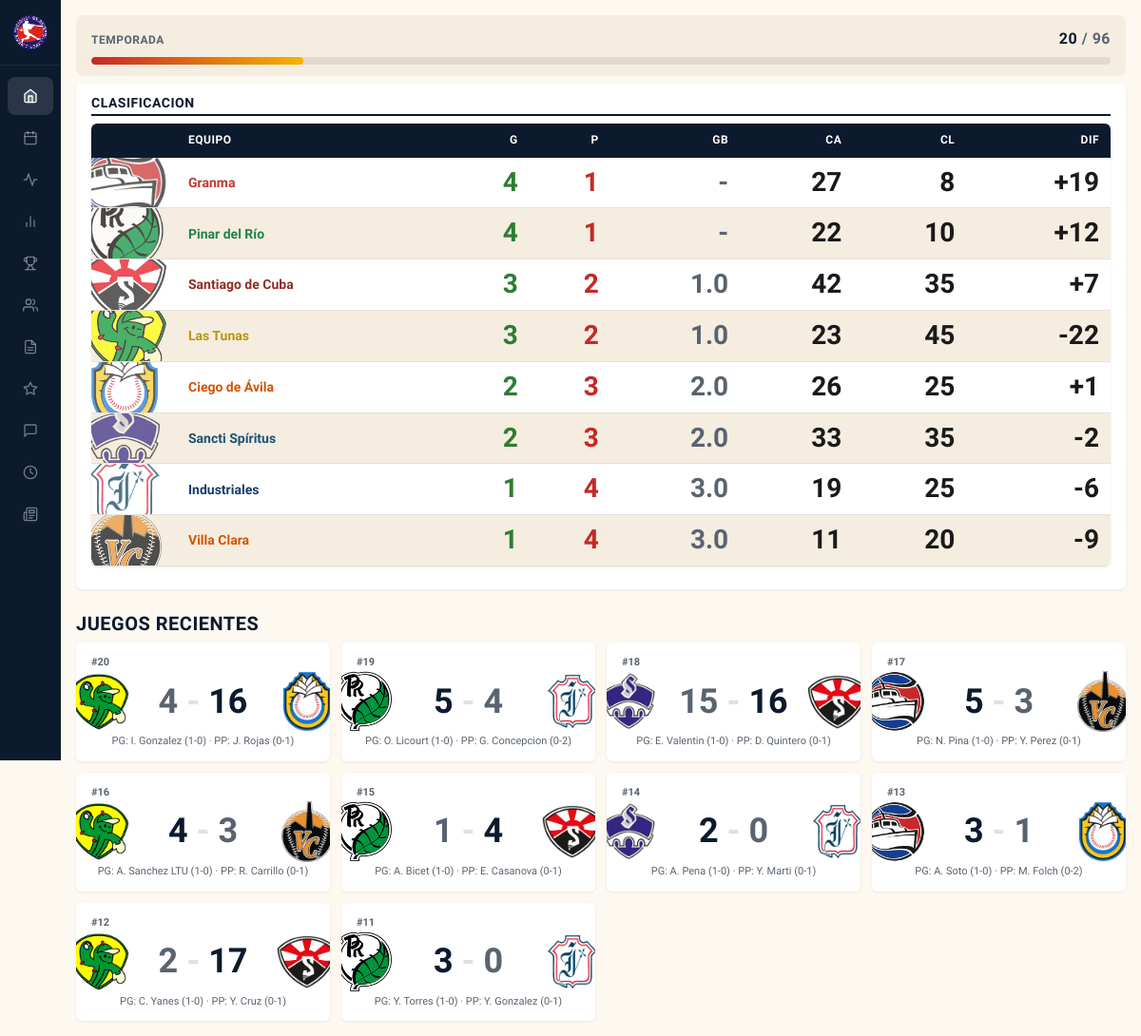
The page / on the database its author committed.
### tables this page shows
CREATE TABLE teams (
            id INTEGER PRIMARY KEY,
            name TEXT NOT NULL,
            short_name TEXT NOT NULL,
            full_name TEXT NOT NULL,
            owner TEXT NOT NULL,
            rank_overall INTEGER,
            rank_pitching INTEGER,
            rank_batting INTEGER,
            rank_fielding INTEGER,
            rank_speed INTEGER,
            rank_pre_draft INTEGER,
            rank_post_draft INTEGER,
            color_primary TEXT,
            color_secondary TEXT,
            logo_file TEXT,
            banner_file TEXT
        );

CREATE TABLE games (
            id INTEGER PRIMARY KEY,
            schedule_id INTEGER UNIQUE REFERENCES schedule(id),
            date TEXT,
            home_runs INTEGER,
            away_runs INTEGER,
            home_hits INTEGER,
            away_hits INTEGER,
            home_errors INTEGER,
            away_errors INTEGER,
            winning_pitcher_id INTEGER REFERENCES players(id),
            losing_pitcher_id INTEGER REFERENCES players(id),
            save_pitcher_id INTEGER REFERENCES players(id),
            notes TEXT
        , home_linescore TEXT, away_linescore TEXT);

CREATE TABLE schedule (
            id INTEGER PRIMARY KEY,
            game_num INTEGER,
            week_num INTEGER,
            home_team_id INTEGER REFERENCES teams(id),
            away_team_id INTEGER REFERENCES teams(id),
            phase TEXT DEFAULT 'regular',
            series_game INTEGER
        );

CREATE TABLE players (
            id INTEGER PRIMARY KEY,
            team_id INTEGER REFERENCES teams(id),
            name TEXT NOT NULL,
            full_name TEXT,
            position TEXT NOT NULL,
            bats_throws TEXT,
            role TEXT NOT NULL,
            lineup_order INTEGER,
            bullpen_role TEXT,
            is_drafted INTEGER DEFAULT 0,
            photo_file TEXT
        );

### blueprints/main/routes.py (the view)
@main_bp.route('/')
def index() -> str:
    standings = get_standings()
    teams = Team.all()
    games_played = sum(s['wins'] + s['losses'] for s in standings) // 2
    return render_template(
        'index.html',
        standings=standings,
        recent=recent_games(),
        teams=teams,
        games_played=games_played,
        total_games=TOTAL_GAMES,
    )

### app.py (called while the page is built)
def _register_static_versioning(app: Flask) -> None:
    @app.url_defaults
    def _inject_static_version(endpoint: str, values: dict) -> None:
        if endpoint != 'static' or 'v' in values:
            return
        filename = values.get('filename')
        if not filename:
            return
        path = os.path.join(app.static_folder or '', filename)
        try:
            values['v'] = int(os.path.getmtime(path))
        except OSError:
            pass

### db.py (called while the page is built)
def get_db() -> sqlite3.Connection:
    if 'db' not in g:
        from flask import current_app
        g.db = sqlite3.connect(current_app.config['DB_PATH'])
        g.db.row_factory = sqlite3.Row
        cursor = g.db.cursor()
        cursor.execute('PRAGMA journal_mode=WAL')
        cursor.execute('PRAGMA synchronous=NORMAL')
        cursor.execute('PRAGMA foreign_keys=ON')
        cursor.execute('PRAGMA busy_timeout=5000')
        cursor.close()
    return g.db

### models/base.py (called while the page is built)
    def __getattr__(self, name: str) -> Any:
        try:
            return self._row[name]
        except (IndexError, KeyError) as e:
            raise AttributeError(
                f"{type(self).__name__} has no attribute or column {name!r}"
            ) from e

    @property
    def row(self) -> sqlite3.Row:
        return self._row

### models/game.py (called while the page is built)
def _pitcher_cumulative_records() -> dict[tuple[int, int], tuple[int, int, int]]:
    rows = get_db().execute("""
        SELECT ps.player_id, ps.game_id, ps.W, ps.L, ps.SV
        FROM pitching_stats ps
        ORDER BY ps.player_id, ps.game_id
    """).fetchall()
    out: dict[tuple[int, int], tuple[int, int, int]] = {}
    cur_pid = None
    w = l = sv = 0
    for r in rows:
        if r["player_id"] != cur_pid:
            cur_pid = r["player_id"]
            w = l = sv = 0
        w += r["W"] or 0
        l += r["L"] or 0
        sv += r["SV"] or 0
        out[(r["player_id"], r["game_id"])] = (w, l, sv)
    return out

### models/team.py (called while the page is built)
    @property
    def games(self) -> int:
        return self.wins + self.losses

    @property
    def pct_float(self) -> float:
        return self.wins / self.games if self.games else 0.0

    @property
    def pct(self) -> str:
        return f"{self.pct_float:.3f}" if self.games else ".000"

    @property
    def diff(self) -> int:
        return self.rs - self.ra

    @classmethod
    def all(cls) -> list["Team"]:
        rows = get_db().execute("SELECT * FROM teams ORDER BY name").fetchall()
        return [cls(r) for r in rows]

### templates/index.html (shortened to what this page needs)
{% extends "base.html" %}
{% from 'components/logo_img.html' import logo_img %}
{% from 'components/game_card.html' import game_card %}
{% block content %}
<div class="season-progress mb-2">
    <div class="season-progress-label">
        <span>Temporada</span>
        <span class="stat-num">{{ games_played }} <span class="text-muted">/ {{ total_games }}</span></span>
    </div>
    <div class="season-progress-track">
        <div class="season-progress-fill" style="width: {{ (games_played / total_games * 100)|round(1) }}%"></div>
    </div>
</div>
<div class="panel mb-2">
    <h2>Clasificacion</h2>
    <div class="table-scroll"><table id="standings-table" class="standings stat-table">
        <thead>
            <tr>
                <th scope="col"></th>
                <th data-sort="text" scope="col">Equipo</th>
                <th class="num" data-sort="num" scope="col">G</th>
                <th class="num" data-sort="num" scope="col">P</th>
                <th class="num" data-sort="num" scope="col">GB</th>
                <th class="num" data-sort="num" scope="col">CA</th>
                <th class="num" data-sort="num" scope="col">CL</th>
                <th class="num" data-sort="num" scope="col">DIF</th>
            </tr>
        </thead>
        <tbody>
            {% for s in standings %}
            <tr>
                <td class="standings-logo"><div class="standings-logo-wrap">{{ logo_img(s.logo_file) }}</div></td>
                <td><a href="{{ url_for('teams.team', short=s.short_name) }}" class="team-color-bold" style="--team-color: {{ s.color_primary }}">{{ s.name }}</a></td>
                <td class="num stat-num win">{{ s.wins }}</td>
                <td class="num stat-num loss">{{ s.losses }}</td>
                <td class="num stat-num gb">{{ s.gb }}</td>
                <td class="num stat-num">{{ s.rs }}</td>
                <td class="num stat-num">{{ s.ra }}</td>
                <td class="num stat-num">{{ '+' if s.diff > 0 else '' }}{{ s.diff }}</td>
            </tr>
            {% endfor %}
        </tbody>
    </table></div>
</div>
{% if recent %}
<h2>Juegos Recientes</h2>
<div class="games-grid">
    {% for g in recent %}
    {{ game_card(g) }}
    {% endfor %}
</div>
{% endif %}
{% endblock %}

### templates/components/logo_img.html
{% macro logo_img(logo_file, css_class='inline-logo', alt='') %}
{% if logo_file %}
    {%- set dims = {
        'inline-logo':    64,
        'inline-logo-md': 32,
        'inline-logo-sm': 16,
        'team-logo':      56,
        'sched-logo':     72,
        'game-card-bg game-card-bg-left':  64,
        'game-card-bg game-card-bg-right': 64,
    } -%}
    {%- set size = dims.get(css_class) -%}
<img src="{{ url_for('static', filename='graphics/' + logo_file) }}"
     class="{{ css_class }}" alt="{{ alt }}" loading="lazy" decoding="async"
     {%- if size %} width="{{ size }}" height="{{ size }}"{% endif %}>
{% endif %}
{% endmacro %}

### templates/components/game_card.html
{% from 'components/logo_img.html' import logo_img %}
{% from 'components/pitcher_credits.html' import pitcher_credits %}
{% macro game_card(g, link=true) %}
{% if link %}
<a href="{{ url_for('games.game_detail', game_id=g.id) }}" class="game-card">
{% else %}
<div class="game-card">
{% endif %}
    {{ logo_img(g.home_logo, css_class='game-card-bg game-card-bg-left') }}
    {{ logo_img(g.away_logo, css_class='game-card-bg game-card-bg-right') }}
    <span class="game-card-num">#{{ g.game_num }}</span>
    <div class="game-card-teams">
        <span class="game-card-score">
            <span class="{% if g.home_runs > g.away_runs %}winner{% endif %}">{{ g.home_runs }}</span>
            <span class="score-dash">-</span>
            <span class="{% if g.away_runs > g.home_runs %}winner{% endif %}">{{ g.away_runs }}</span>
        </span>
    </div>
    <span class="game-card-pitchers">{{ pitcher_credits(g.wp_name, g.lp_name, wp_w=g.wp_w, wp_l=g.wp_l, lp_w=g.lp_w, lp_l=g.lp_l) }}</span>
{% if link %}
</a>
{% else %}
</div>
{% endif %}
{% endmacro %}

### templates/components/pitcher_credits.html (shortened to what this page needs)
{% macro pitcher_credits(wp_name, lp_name, sv_name=None, wp_w=None, wp_l=None, lp_w=None, lp_l=None, sv_count=None) %}
{% if wp_name %}PG: {{ wp_name }}{% if wp_w is not none %} ({{ wp_w|int }}-{{ wp_l|int|default(0) }}){% endif %}{% endif %}
{% if lp_name %} &middot; PP: {{ lp_name }}{% if lp_w is not none %} ({{ lp_w|int|default(0) }}-{{ lp_l|int }}){% endif %}{% endif %}
{% endmacro %}

### rows shown on the page
teams: logo_file (picture), name "Granma", wins "4", losses "1", gb "-", rs "27", ra "8", diff "+", diff "19"
teams: logo_file (picture), name "Pinar del Río", wins "4", losses "1", gb "-", rs "22", ra "10", diff "+", diff "12"
teams: logo_file (picture), name "Santiago de Cuba", wins "3", losses "2", gb "1.0", rs "42", ra "35", diff "+", diff "7"
teams: logo_file (picture), name "Las Tunas", wins "3", losses "2", gb "1.0", rs "23", ra "45", diff "-22"
teams: logo_file (picture), name "Ciego de Ávila", wins "2", losses "3", gb "2.0", rs "26", ra "25", diff "+", diff "1"
teams: logo_file (picture), name "Sancti Spíritus", wins "2", losses "3", gb "2.0", rs "33", ra "35", diff "-2"
teams: logo_file (picture), name "Industriales", wins "1", losses "4", gb "3.0", rs "19", ra "25", diff "-6"
teams: logo_file (picture), name "Villa Clara", wins "1", losses "4", gb "3.0", rs "11", ra "20", diff "-9"
games: logo_file (picture), game_num "20", home_runs "4", away_runs "16", wp_w "1", wp_l "0", lp_w "0", lp_l "1"
players: name "I. Gonzalez"
players: name "J. Rojas"
games: logo_file (picture), game_num "19", home_runs "5", away_runs "4", away_errors "1", home_errors "0", lp_l "2"
players: name "O. Licourt"
players: name "G. Concepcion"
games: logo_file (picture), game_num "18", home_runs "15", away_runs "16", away_errors "1", home_errors "0"
players: name "E. Valentin"
players: name "D. Quintero"
games: logo_file (picture), game_num "17", home_runs "5", away_runs "3", wp_w "1", wp_l "0", lp_w "0", lp_l "1"
players: name "N. Pina"
players: name "Y. Perez"
games: logo_file (picture), game_num "16", home_runs "4", away_runs "3", wp_w "1", wp_l "0", lp_w "0", lp_l "1"
players: name "A. Sanchez LTU"
players: name "R. Carrillo"
games: logo_file (picture), game_num "15", home_runs "1", away_runs "4", wp_w "1", away_errors "0", lp_l "1"
players: name "A. Bicet"
players: name "E. Casanova"
games: logo_file (picture), game_num "14", home_runs "2", away_runs "0", home_errors "1", wp_l "0", lp_w "0"
players: name "A. Pena"
players: name "Y. Marti"
games: logo_file (picture), game_num "13", home_runs "3", away_runs "1", wp_l "0", lp_w "0", lp_l "2"
players: name "A. Soto"
players: name "M. Folch"
games: logo_file (picture), game_num "12", home_runs "2", away_runs "17", wp_w "1", away_errors "0", lp_l "1"
players: name "C. Yanes"
players: name "Y. Cruz"
games: logo_file (picture), game_num "11", home_runs "3", away_runs "0", wp_w "1", wp_l "0", lp_w "0", lp_l "1"
players: name "Y. Torres"
players: name "Y. Gonzalez"

### other values the page prints
{{ games_played }} "20"
{{ total_games }} "96"
